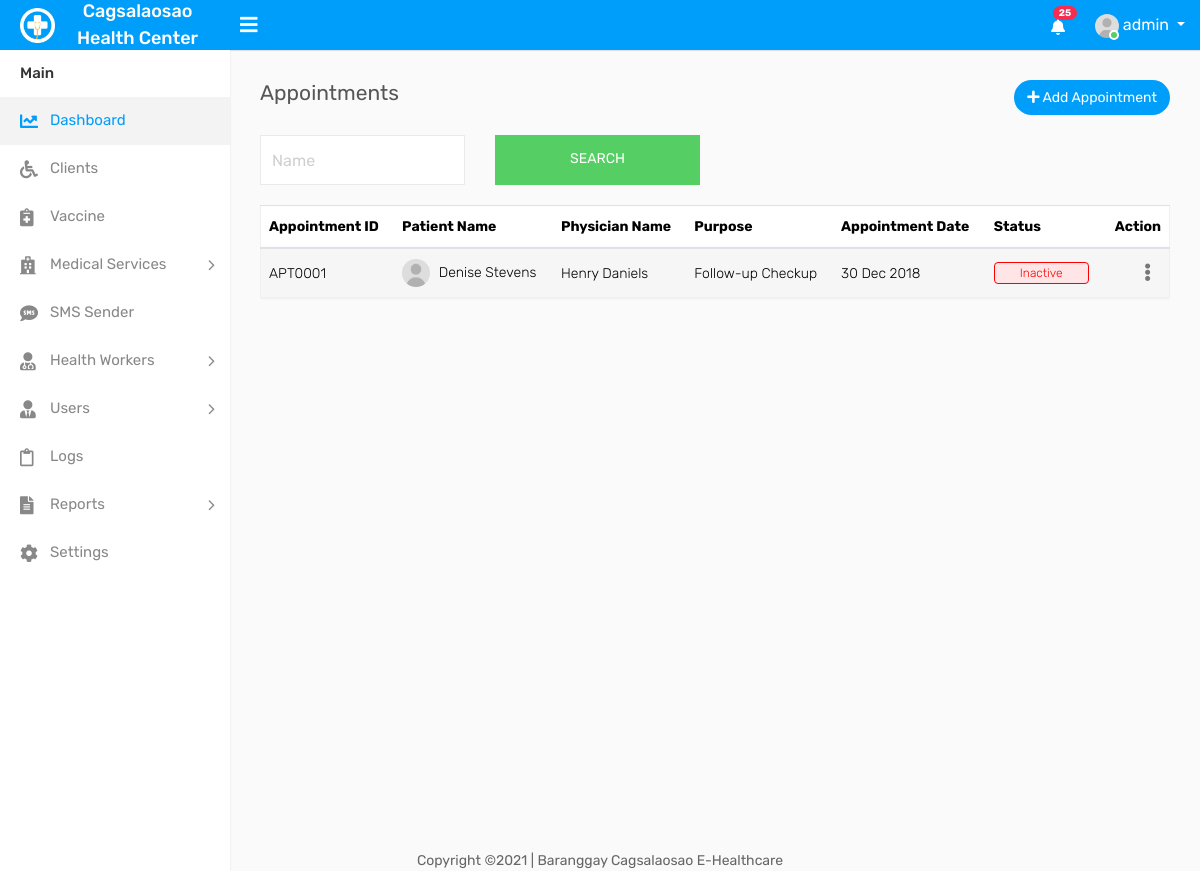
The page /appointments.php (signed in) on the database as committed earlier.
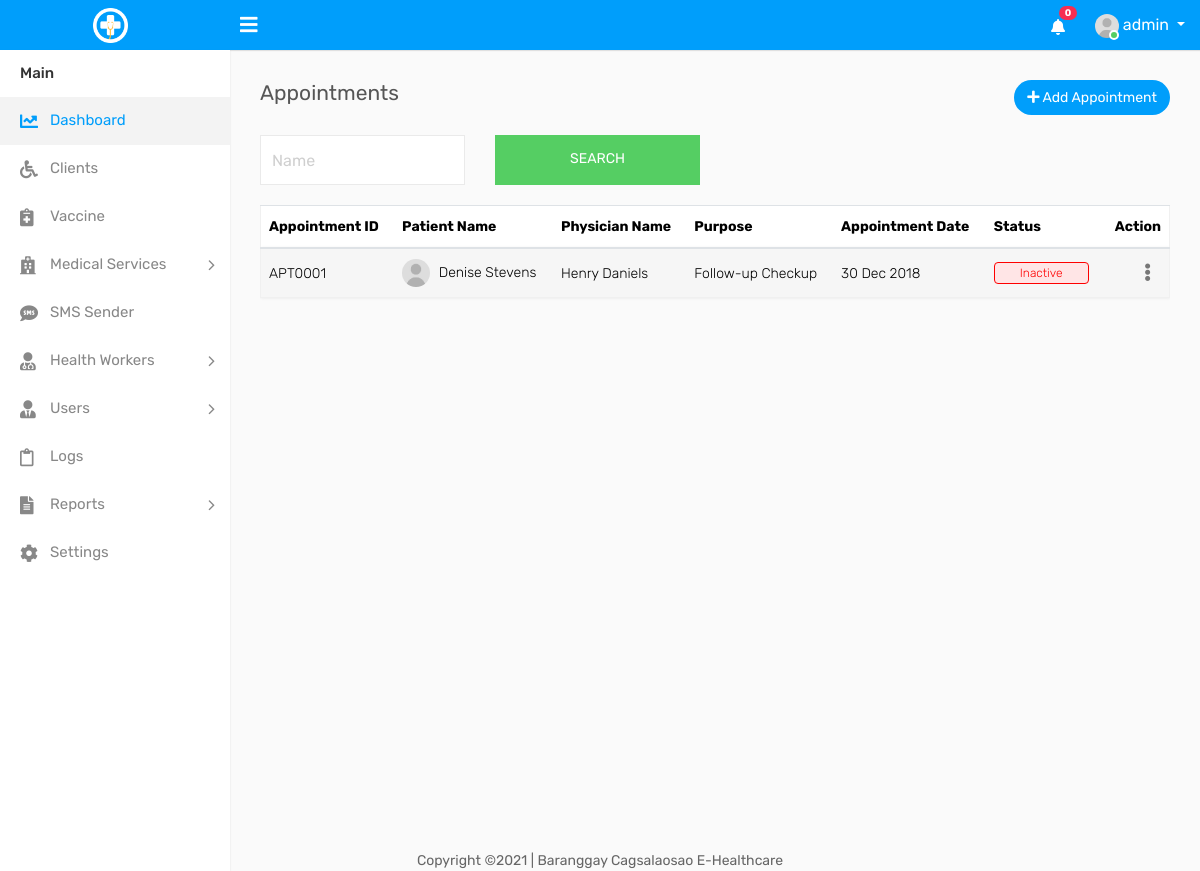
The same page on the database as committed later.
### tables this page shows
CREATE TABLE IF NOT EXISTS `settings` (
  `name` varchar(55) NOT NULL,
  `contact_person` varchar(55) NOT NULL,
  `brgy` varchar(55) NOT NULL,
  `city` varchar(55) NOT NULL,
  `province` varchar(55) NOT NULL,
  `postalcode` int(11) NOT NULL,
  `email` varchar(55) NOT NULL,
  `phone` varchar(55) NOT NULL,
  `telephone` varchar(55) NOT NULL,
  `web_url` varchar(55) NOT NULL
);

### includes/topnav.php (the view, shortened to what this page needs)
 <?php
        include('dbcon.php');
  ?>
        <div class="header">
			<div class="header-left">
				<a href="index.php" class="logo">
					<img src="assets/img/logo.png" width="35" height="35" alt=""> <span>
<?php
                                     $query="select * from settings limit 1 ";
                                        $query_run= mysqli_query($con,$query);
                                         if ($query_run)
                                        {
                                            while ($row=mysqli_fetch_array($query_run))
                                            {
                                                echo $row['name'];
                                            }
                                        }
?>
                    </span>
				</a>
			</div>
			<a id="toggle_btn" href="javascript:void(0);"><i class="fa fa-bars"></i></a>
            <ul class="nav user-menu float-right">
                <li class="nav-item dropdown d-none d-sm-block">
                    <a href="#" class="dropdown-toggle nav-link" data-toggle="dropdown"><i class="fas fa-bell"></i> <span class="badge badge-pill bg-danger float-right">
                        <?php
                                    $rt = mysqli_query($con,"SELECT * FROM log  ");
                                    $num1 = mysqli_num_rows($rt);
                                     echo htmlentities($num1);
                        ?>
                    </span></a>
                </li>
                <li class="nav-item dropdown has-arrow">
                    <a href="#" class="dropdown-toggle nav-link user-link" data-toggle="dropdown">
                        <span class="user-img">
							<img class="rounded-circle" src="assets/img/user.jpg" width="24" alt="Admin">
							<span class="status online"></span>
						</span>
						<span>
                           <?php echo $_SESSION['username']; ?>
                        </span>
                    </a>
                </li>
            </ul>
        </div>

Rows that differ between the two databases and show on the page:
removed settings: name "Cagsalaosao Health Center"
Other text that changed with them:
$num1: "25" → "0"
